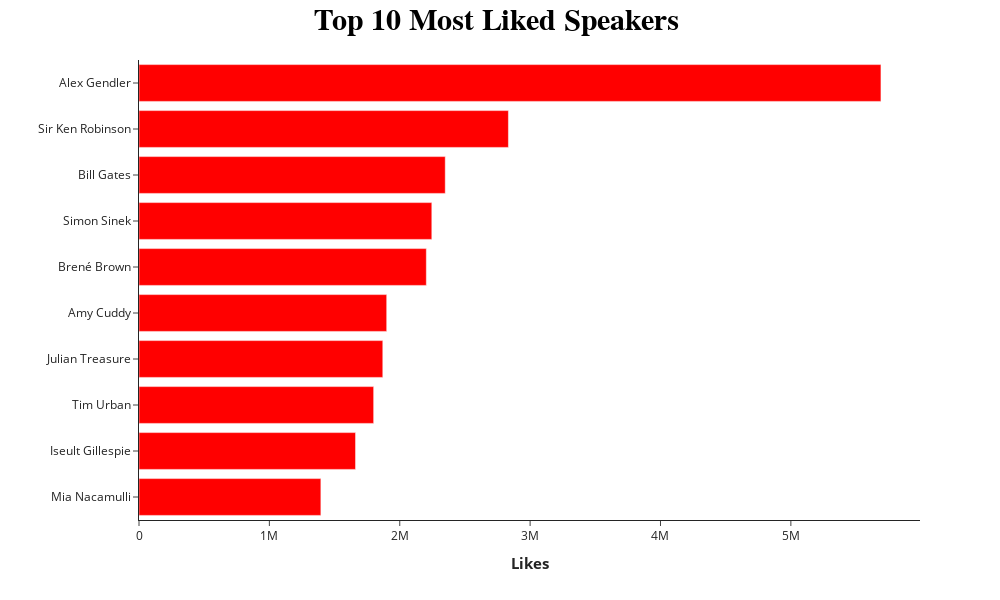

Source (notebook cell):
### Code cell
fig4 = px.bar(data_frame=likes,y=likes.index,x='likes',orientation='h', width=1000, height=600,
              color_discrete_sequence=['red'],template='simple_white'     #color_continuous_scale='darkmint'
            )
fig4.update_layout(
    autosize=True,
    title ={'text': "<b style:'color:blue;'>Top 10 Most Liked Speakers </b>", 'font': {'size': 30}},title_x=0.5,
    
     title_font_family="Times New Roman",
    title_font_color="black",
   # font_color='blue',
    
xaxis_title={'text': "<b style:'color:blue;'>Likes</b>", 'font': {'size':15}},
yaxis_title={'text': "<b style:'color:blue';></b>", 'font': {'size': 15}}, paper_bgcolor='rgba(0,0,0,0)',
    plot_bgcolor='rgba(0,0,0,0)')

fig4.update_traces(showlegend=False)
fig4.show()
#py.plot(fig, filename="ted_talk_likes", auto_open = True)

### Figure 1 — Plotly figure (JSON) as saved in the notebook; plotly's stock layout.template omitted (floating-point values rounded to 4 significant figures)
{"data": [{"alignmentgroup": "True", "hovertemplate": "likes=%{x}<br>author=%{y}<extra></extra>", "legendgroup": "", "marker": {"color": "red", "pattern": {"shape": ""}}, "name": "", "offsetgroup": "", "orientation": "h", "showlegend": false, "textposition": "auto", "type": "bar", "x": [1395000, 1660900, 1800000, 1870000, 1900000, 2204000, 2246000, 2349000, 2833600, 5691000], "xaxis": "x", "y": ["Mia Nacamulli", "Iseult Gillespie", "Tim Urban", "Julian Treasure", "Amy Cuddy", "Brené Brown", "Simon Sinek", "Bill Gates", "Sir Ken Robinson", "Alex Gendler"], "yaxis": "y"}], "layout": {"autosize": true, "barmode": "relative", "height": 600, "legend": {"tracegroupgap": 0}, "margin": {"t": 60}, "paper_bgcolor": "rgba(0, 0, 0, 0)", "plot_bgcolor": "rgba(0, 0, 0, 0)", "title": {"font": {"color": "black", "family": "Times New Roman", "size": 30}, "text": "<b style:'color:blue;'>Top 10 Most Liked Speakers </b>", "x": 0.5}, "width": 1000, "xaxis": {"anchor": "y", "autorange": true, "domain": [0, 1], "range": [0, 5991000.0], "title": {"font": {"size": 15}, "text": "<b style:'color:blue;'>Likes</b>"}, "type": "linear"}, "yaxis": {"anchor": "x", "autorange": true, "domain": [0, 1], "range": [-0.5, 9.5], "title": {"font": {"size": 15}, "text": "<b style:'color:blue';></b>"}, "type": "category"}}}
